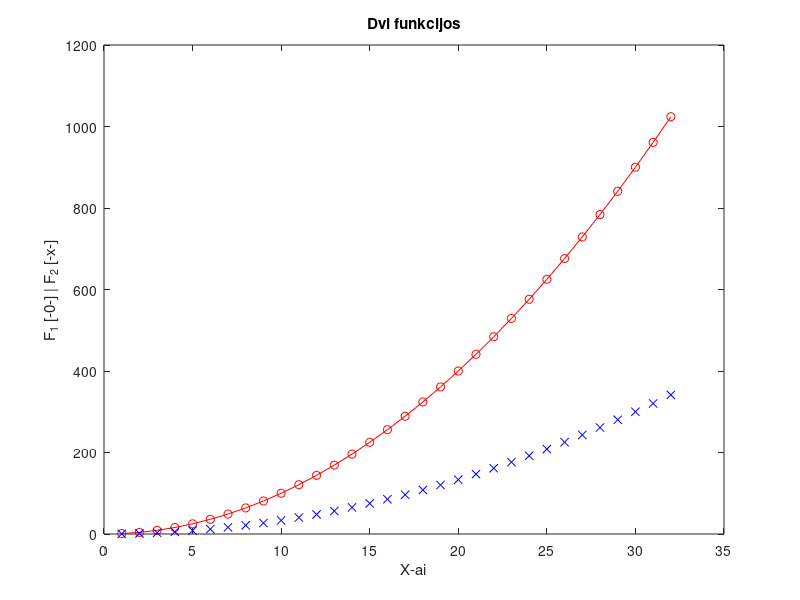

Reproduce this figure in MATLAB.
% Adomas Grigorovičius LD1 2026-09-14 EDif-25/1

x = 1:32;
y = x.^2;

plot(x, y, 'o-r',x,y/3,'xb')
title('Dvi funkcijos')
xlabel("X-ai")
ylabel('F_1 [-0-] | F_2 [-x-]')

help linspace;
help size;
help max;

N = 1;
V = N+1:0.5:N+4;
A = [N N+1 N+2; N+3 N+4 N+5; N+6 N+7 N+8];
Aa = A(3,2);
Ab = A(2:3,1:2);
Ac = A([1 3],[1 3]);
V2 = V(1:3);
A2 = [A V2'];
